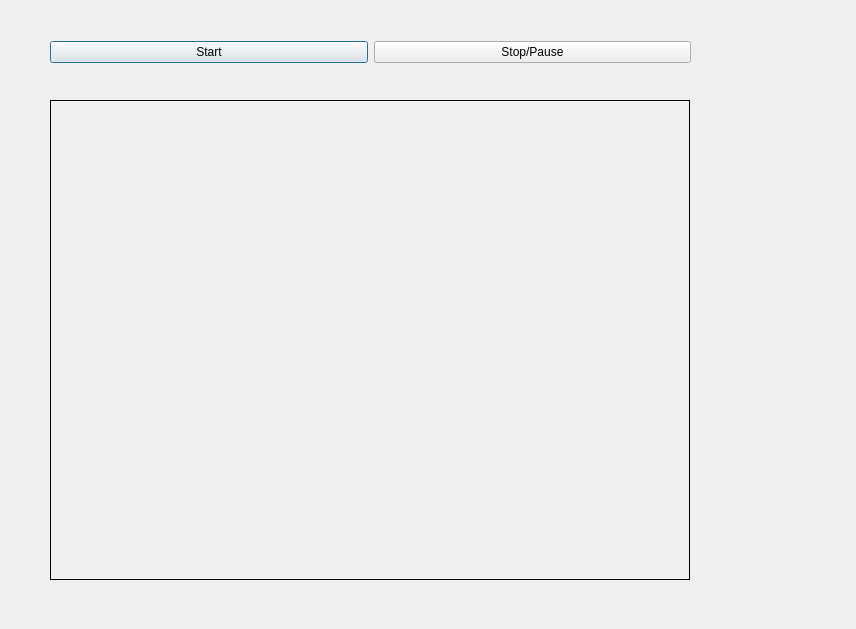
<?xml version="1.0" encoding="UTF-8"?>
<ui version="4.0">
 <class>Dialog</class>
 <widget class="QDialog" name="Dialog">
  <property name="geometry">
   <rect>
    <x>0</x>
    <y>0</y>
    <width>856</width>
    <height>629</height>
   </rect>
  </property>
  <property name="windowTitle">
   <string>Dialog</string>
  </property>
  <widget class="QLabel" name="videoLabel">
   <property name="geometry">
    <rect>
     <x>50</x>
     <y>100</y>
     <width>640</width>
     <height>480</height>
    </rect>
   </property>
   <property name="frameShape">
    <enum>QFrame::Box</enum>
   </property>
   <property name="text">
    <string/>
   </property>
  </widget>
  <widget class="QWidget" name="">
   <property name="geometry">
    <rect>
     <x>50</x>
     <y>40</y>
     <width>641</width>
     <height>25</height>
    </rect>
   </property>
   <layout class="QHBoxLayout" name="horizontalLayout">
    <item>
     <widget class="QPushButton" name="startButton">
      <property name="text">
       <string>Start</string>
      </property>
     </widget>
    </item>
    <item>
     <widget class="QPushButton" name="stopButton">
      <property name="text">
       <string>Stop/Pause</string>
      </property>
     </widget>
    </item>
   </layout>
  </widget>
 </widget>
 <resources/>
 <connections/>
</ui>
